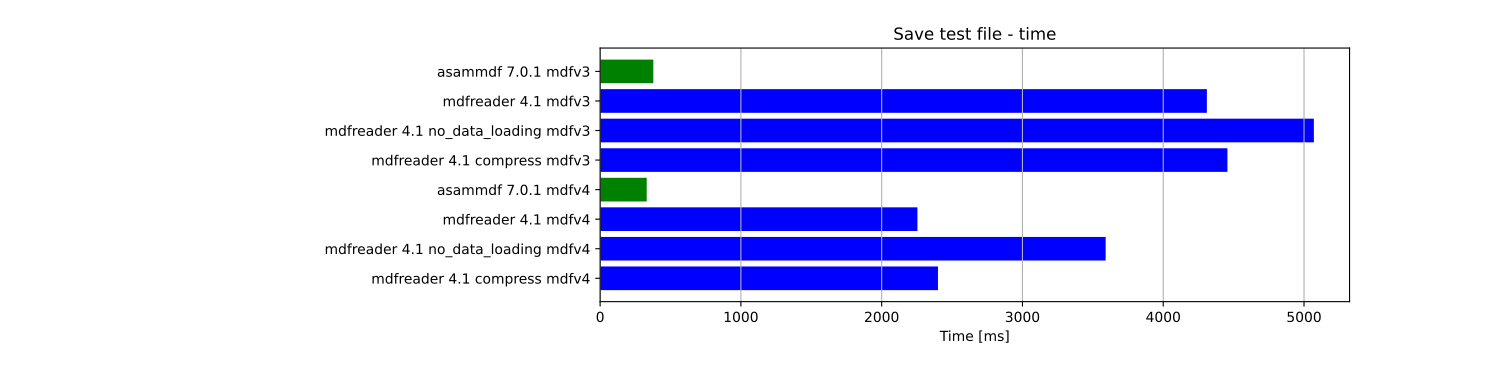

This figure's Python source:
import matplotlib.pyplot as plt
import numpy as np

res = '../benchmarks/results/x64_asammdf_7.0.1_mdfreader_4.1.rst'
topic = 'Save'
aspect = 'time'
for_doc = True

with open(res, 'r') as f:
    lines = f.readlines()

platform = 'x86' if '32 bit' in lines[2] else 'x64'

idx = [i for i, line in enumerate(lines) if line.startswith('==')]

table_spans = {'open': [idx[1] + 1, idx[2]],
               'save': [idx[4] + 1, idx[5]],
               'get': [idx[7] + 1, idx[8]],
               'convert' : [idx[10] + 1, idx[11]],
               'merge' : [idx[13] + 1, idx[14]]}


start, stop = table_spans[topic.lower()]

cat = [l[:50].strip(' \t\n\r\0*') for l in lines[start: stop]]
time = np.array([int(l[50:61].strip(' \t\n\r\0*')) for l in lines[start: stop]])
ram = np.array([int(l[61:].strip(' \t\n\r\0*')) for l in lines[start: stop]])

if aspect == 'ram':
    arr = ram
else:
    arr = time

y_pos = list(range(len(cat)))

fig, ax = plt.subplots()
fig.set_size_inches(15, 3.8 / 12 * len(cat) + 1.2)

asam_pos = [i for i, c in enumerate(cat) if c.startswith('asam')]
mdfreader_pos = [i for i, c in enumerate(cat) if c.startswith('mdfreader')]

ax.barh(asam_pos, arr[asam_pos], color='green', ecolor='green')
ax.barh(mdfreader_pos, arr[mdfreader_pos], color='blue', ecolor='black')
ax.set_yticks(y_pos)
ax.set_yticklabels(cat)
ax.invert_yaxis()  # labels read top-to-bottom
ax.set_xlabel('Time [ms]' if aspect == 'time' else 'RAM [MB]')
if topic == 'Get':
    ax.set_title('Get all channels (36424 calls) - {}'.format('time' if aspect == 'time' else 'ram usage'))
else:
    ax.set_title('{} test file - {}'.format(topic, 'time' if aspect == 'time' else 'ram usage'))
ax.xaxis.grid()

fig.subplots_adjust(bottom=0.72/fig.get_figheight(), top=1-0.48/fig.get_figheight(), left=0.4, right=0.9)

if aspect == 'time':
    if topic == 'Get':
        name = '{}_get_all_channels.png'.format(platform)
    else:
        name = '{}_{}.png'.format(platform, topic.lower())
else:
    if topic == 'Get':
        name = '{}_get_all_channels_ram_usage.png'.format(platform)
    else:
        name = '{}_{}_ram_usage.png'.format(platform, topic.lower())

plt.show()
